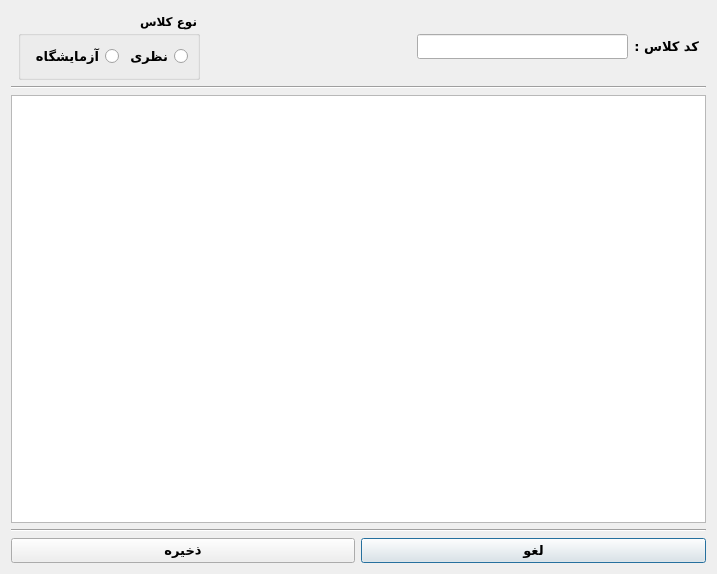
<?xml version="1.0" encoding="UTF-8"?>
<ui version="4.0">
 <class>Dialog</class>
 <widget class="QDialog" name="Dialog">
  <property name="geometry">
   <rect>
    <x>0</x>
    <y>0</y>
    <width>717</width>
    <height>574</height>
   </rect>
  </property>
  <property name="minimumSize">
   <size>
    <width>716</width>
    <height>553</height>
   </size>
  </property>
  <property name="maximumSize">
   <size>
    <width>1920</width>
    <height>1080</height>
   </size>
  </property>
  <property name="windowTitle">
   <string>Room</string>
  </property>
  <property name="layoutDirection">
   <enum>Qt::RightToLeft</enum>
  </property>
  <layout class="QVBoxLayout" name="verticalLayout">
   <item>
    <layout class="QGridLayout" name="gridLayout">
     <property name="sizeConstraint">
      <enum>QLayout::SetMinimumSize</enum>
     </property>
     <property name="leftMargin">
      <number>7</number>
     </property>
     <property name="topMargin">
      <number>2</number>
     </property>
     <property name="rightMargin">
      <number>7</number>
     </property>
     <item row="0" column="0">
      <widget class="QLabel" name="lblName">
       <property name="font">
        <font>
         <family>Vazir Black FD-WOL</family>
         <pointsize>10</pointsize>
         <weight>75</weight>
         <bold>true</bold>
        </font>
       </property>
       <property name="text">
        <string>کد کلاس :</string>
       </property>
      </widget>
     </item>
     <item row="0" column="3">
      <widget class="QGroupBox" name="groupBox">
       <property name="font">
        <font>
         <family>Vazir Black FD-WOL</family>
         <pointsize>9</pointsize>
         <weight>75</weight>
         <bold>true</bold>
        </font>
       </property>
       <property name="title">
        <string>نوع کلاس</string>
       </property>
       <layout class="QHBoxLayout" name="horizontalLayout_2">
        <item>
         <widget class="QRadioButton" name="radioLec">
          <property name="font">
           <font>
            <family>Vazir Black FD-WOL</family>
            <pointsize>10</pointsize>
            <weight>75</weight>
            <bold>true</bold>
           </font>
          </property>
          <property name="text">
           <string>نظری</string>
          </property>
         </widget>
        </item>
        <item>
         <widget class="QRadioButton" name="radioLab">
          <property name="font">
           <font>
            <pointsize>10</pointsize>
           </font>
          </property>
          <property name="text">
           <string>آزمایشگاه</string>
          </property>
         </widget>
        </item>
       </layout>
      </widget>
     </item>
     <item row="0" column="1">
      <widget class="QLineEdit" name="lineEditName">
       <property name="sizePolicy">
        <sizepolicy hsizetype="Expanding" vsizetype="Maximum">
         <horstretch>0</horstretch>
         <verstretch>0</verstretch>
        </sizepolicy>
       </property>
       <property name="font">
        <font>
         <family>B Nazanin</family>
         <pointsize>9</pointsize>
         <weight>75</weight>
         <bold>true</bold>
        </font>
       </property>
      </widget>
     </item>
     <item row="0" column="2">
      <spacer name="horizontalSpacer">
       <property name="orientation">
        <enum>Qt::Horizontal</enum>
       </property>
       <property name="sizeHint" stdset="0">
        <size>
         <width>40</width>
         <height>20</height>
        </size>
       </property>
      </spacer>
     </item>
    </layout>
   </item>
   <item>
    <widget class="Line" name="line_2">
     <property name="orientation">
      <enum>Qt::Horizontal</enum>
     </property>
    </widget>
   </item>
   <item>
    <widget class="QTableView" name="tableSchedule"/>
   </item>
   <item>
    <widget class="Line" name="line">
     <property name="orientation">
      <enum>Qt::Horizontal</enum>
     </property>
    </widget>
   </item>
   <item>
    <layout class="QHBoxLayout" name="horizontalLayout">
     <item>
      <widget class="QPushButton" name="btnCancel">
       <property name="font">
        <font>
         <family>Vazir Black FD-WOL</family>
         <pointsize>10</pointsize>
         <weight>75</weight>
         <bold>true</bold>
        </font>
       </property>
       <property name="text">
        <string>لغو</string>
       </property>
      </widget>
     </item>
     <item>
      <widget class="QPushButton" name="btnFinish">
       <property name="font">
        <font>
         <family>Vazir Black FD-WOL</family>
         <pointsize>10</pointsize>
         <weight>75</weight>
         <bold>true</bold>
        </font>
       </property>
       <property name="text">
        <string>ذخیره</string>
       </property>
      </widget>
     </item>
    </layout>
   </item>
  </layout>
 </widget>
 <resources/>
 <connections/>
</ui>
